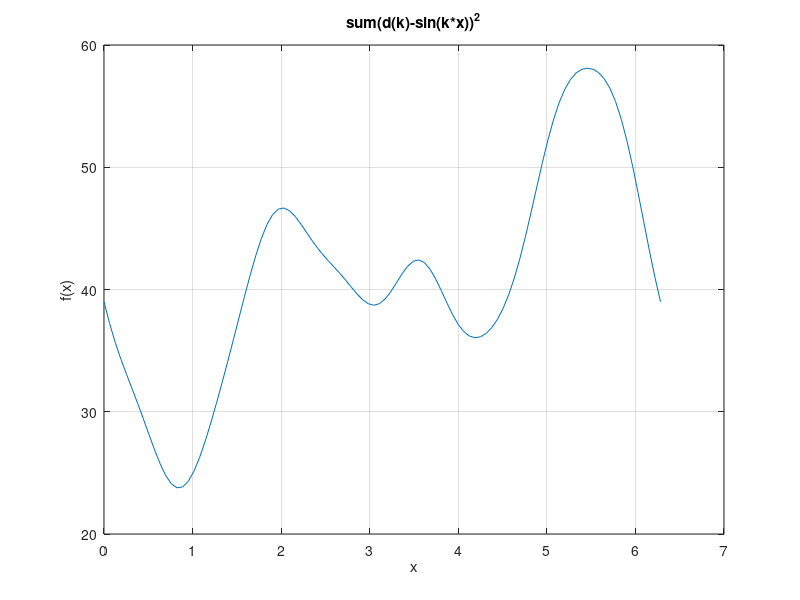

The MATLAB source for this figure: (Note: this script raises an error after producing the figure.)
clear all
global m
global d
m=4;
a=0; 
b=2*pi;
d=[3 5 2 -1];
N=100;
X=linspace(a,b,N);
Y=(d(1)-sin(X)).^2+(d(2)-sin(2.*X)).^2+(d(3)-sin(3.*X)).^2+(d(4)-sin(4.*X)).^2;
F=@(X)(d(1)-sin(X)).^2+(d(2)-sin(2.*X)).^2+(d(3)-sin(3.*X)).^2+(d(4)-sin(4.*X)).^2;
plot(X,Y);
ylim([20 60]);
xlim([0 7]);
grid on;
xlabel('x');
ylabel('f(x)');
title('sum(d(k)-sin(k*x))^2');
xr2=ginput(2);
[x_m,y_m]=fminbnd(F, xr2(1,1),xr2(2,1));
hold on
plot(x_m,y_m,'r*', xr2(1,1), xr2(1,2), 'g*', xr2(2,1),xr2(2,2),'g*')
hold off
